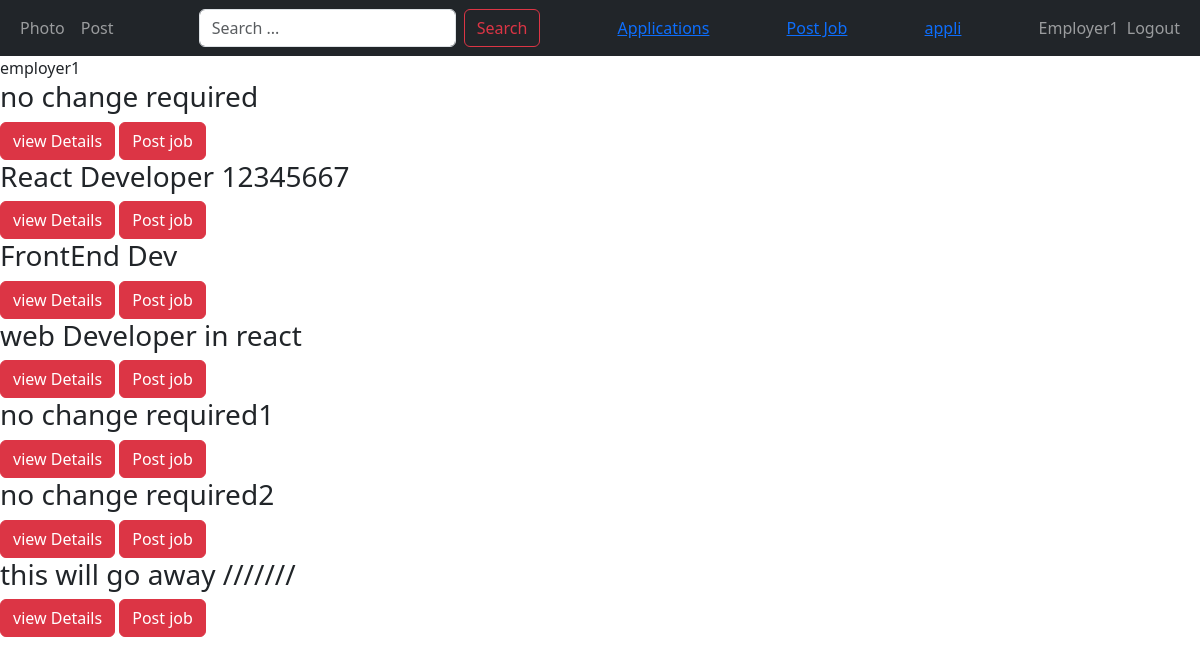
Page /employer_profile_detail/4 (signed in) on the committed database.
### users/models.py (models this page shows, shortened)
class CustomUser(AbstractUser, PermissionsMixin):
    type_user = (
        ("Admin", "Admin"),
        ("applicant", "Applicant"),
        ("Employer", "Employer"),
    )
    username = models.CharField(max_length=200, unique=True)
    email = models.EmailField(max_length=50, unique=True)
    full_name = models.CharField(max_length=200)
    is_active = models.BooleanField(default=True)
    is_staff = models.BooleanField(default=False)
    is_superuser = models.BooleanField(default=False)
    is_admin = models.BooleanField(default=False)
    date_joined = models.DateTimeField(auto_now_add=True, null=True)
    last_login = models.DateTimeField(auto_now=True, null=True)
    user_type = models.CharField(max_length=200, choices=type_user)
    USERNAME_FIELD = "email"
    REQUIRED_FIELDS = ["username", "full_name"]

### job/models.py (models this page shows, shortened)
class Job(models.Model):
    positions = (
        ("junior", "junior"),
        ("intermediate", "intermediate"),
        ("senior", "senior"),
        ("expart", "expart"),
    )
    contaract_types = (
        ("remote", "remote"),
        ("part-time", "part-time"),
        ("full-time", "full-time"),
        ("negotiations", "negotiations"),
    )
    employer = models.ForeignKey(
        Employer, on_delete=models.CASCADE, related_name="jobs"
    )
    job_category = models.ForeignKey(
        Category,
        related_name="jobs",
        on_delete=models.CASCADE,
    )
    job_title = models.CharField(
        max_length=200,
    )
    slug = models.CharField(max_length=200, null=True)
    job_location = models.CharField(max_length=200)
    contract_type = models.CharField(max_length=200, choices=contaract_types)
    position = models.CharField(max_length=200, choices=positions)
    job_description = models.TextField()
    created_at = models.DateTimeField(
        auto_now_add=True,
        null=True,
    )
    updated_at = models.DateTimeField(auto_now=True, null=True)

### users/views.py (the view)
# urls.py: path('employer_profile_detail/<str:pk>', views.employer_profile_detail,
def employer_profile_detail(request, pk):
    employer = Employer.employer.get(pk=pk)
    all = employer.jobs.all()
    return render(request, "profiles/employer_profile_detail.html", {"employer": employer, "all": all})

### users/models.py (called while the page is built)
    def get_queryset(self, *args, **kwargs):
        result = super().get_queryset(*args, **kwargs)
        return result.filter(user_type="employer")

### templates/profiles/employer_profile_detail.html
{% extends "core/base.html" %} {% block title%}Categories Details{% endblock %}
{% load crispy_forms_tags %}
{% block content %} {{employer.full_name}} {{employer.job.job_title}}
{% for i in all %}
<h3>{{i.job_title}}</h3>
<a
  class="btn btn-danger"
  href="{% url 'job_detail' i.job_category.slug i.slug %}"
  >view Details</a
>
{% if i.employer.email == request.user.email %}
<a class="btn btn-danger" href="{% url 'job_creation_edit' i.id %}">Post job</a>
{% endif %} {%endfor %}
{% endblock %}

### templates/core/nav.html (shortened to what this page needs)
{% load menu %}
<nav class="navbar navbar-expand-lg navbar-dark bg-dark">
  <div class="container-fluid">
    <ul class="navbar-nav">
      <li class="nav-item">
        <a href="#" class="nav-link">Photo</a>
      </li>
      <li class="nav-item"><a href="#" class="nav-link">Post</a></li>
    </ul>
    <form class="d-flex" method="GET" action="{% url 'search' %}">
      <input
        class="form-control me-2"
        type="search"
        placeholder="Search ..."
        aria-label="Search"
        name="search"
      />
      <button class="btn btn-outline-danger" type="submit">Search</button>
    </form>
    {% if user.is_authenticated %} {% if user.user_type == 'applicant' %}
    <ul class="navbar-nav">
      <li class="nav-item">{% menu %}</li>
      <a href="#">My Applications</a>
      {% elif user.user_type == 'employer' %}
      <a href="{% url 'job_applied' %}">Applications</a>
      <a href="{% url 'job_creation' %}">Post Job</a>
      <a href="{%  url 'employer_profile_detail' user.id%}">appli</a>
    {% endif %}
    <ul class="navbar-nav">
      <li class="navbar-text">
        <span class="text-capitalize">{{user.username}}</span>
      </li>
      <li class="nav-item">
        <a href="{% url 'logout' %}" class="nav-link">Logout</a>
      </li>
      {% else%}
      <li class="nav-item">
        <a href="{% url 'login' %}" class="nav-link">Login</a>
      </li>
      {% endif%}
    </ul>
  </div>
</nav>

### rows in the picture
CustomUser: username "Employer1", full_name "employer1"
Job: job_title "no change required", shows "Post job"
Job: job_title "React Developer 12345667", shows "Post job"
Job: job_title "FrontEnd Dev", shows "Post job"
Job: job_title "web Developer in react", shows "Post job"
Job: job_title "no change required1", shows "Post job"
Job: job_title "no change required2", shows "Post job"
Job: job_title "this will go away ///////", shows "Post job"
